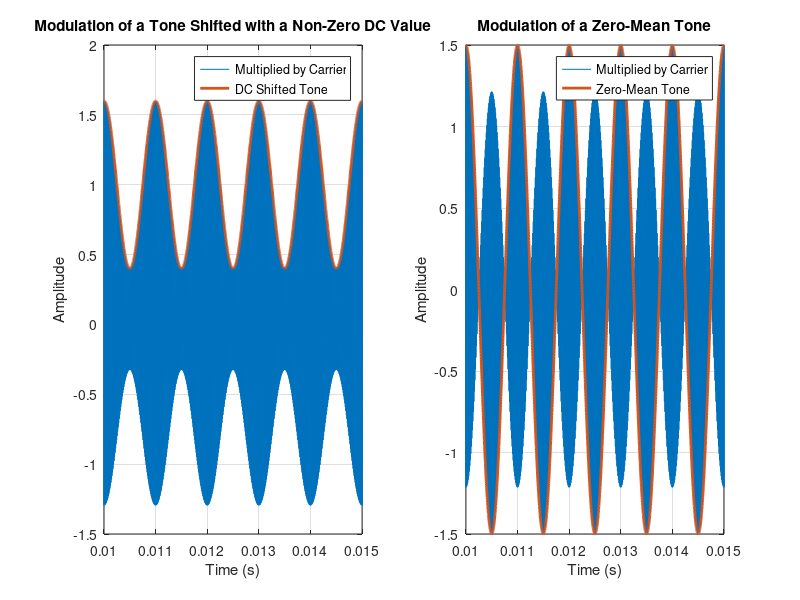

Write the MATLAB code that produced this figure.
% Comparison of Zero Mean and DC Shift Signals
%
% Turker Dolapci
% 2024.11.05
%

clear all 	% clears everything in workspace
close all	% closes if there is something (e.g. figures)
clc 		% clears command window

%% Input section
fs=500e3; %sampling rate of carrier signal
fc=100e3; %frequency of the carrier signal

numsamp=500e3; %number of samples to be generated
fm=1000; %frequency of tone
Am=1.5; %amplitude of tone

%% Message signal
tvec=(0:(1/fs):((numsamp-1)/fs)).'; %time vector to generate sinusoidal signals
mtx=Am*cos(2*pi*fm*tvec); %Tone signal

%% Scale the message signal
a_m=0.6; %modulation index
mtx_n=mtx/max(abs(mtx)); %normalize
mtx_n_a=mtx_n*a_m; %scale

%% Add DC shift
mtx_n_a_dc=mtx_n_a+1; %DC shift

%% Carrier signal
ctx=cos(2*pi*fc*tvec); %carrier signal

%% Time domain plots
figure;
subplot(1,2,1)
plot(tvec,mtx_n_a_dc.*ctx)
hold on
plot(tvec,mtx_n_a_dc,'LineWidth',2)
title('Modulation of a Tone Shifted with a Non-Zero DC Value')
legend('Multiplied by Carrier','DC Shifted Tone')
xlabel('Time (s)')
ylabel('Amplitude')
grid on;
xlim([0.01 0.015])

subplot(1,2,2)
plot(tvec,mtx.*ctx)
hold on
plot(tvec,mtx,'LineWidth',2)
title('Modulation of a Zero-Mean Tone')
legend('Multiplied by Carrier','Zero-Mean Tone')
xlabel('Time (s)')
ylabel('Amplitude')
grid on;
xlim([0.01 0.015])

%Envelope of the signal is clearly represents the message signaal, if
%message signal is scaled and shiftd before mixing process!